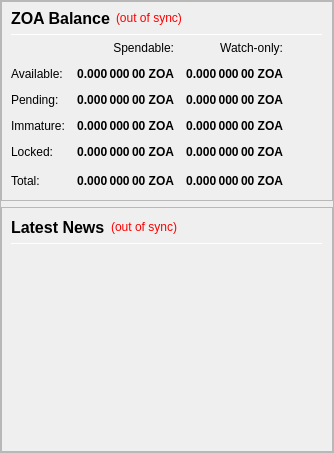
                <widget class="QFrame" name="frameObfuscation">
                 <property name="minimumSize">
                  <size>
                   <width>0</width>
                   <height>0</height>
                  </size>
                 </property>
                 <property name="frameShape">
                  <enum>QFrame::StyledPanel</enum>
                 </property>
                 <property name="frameShadow">
                  <enum>QFrame::Raised</enum>
                 </property>
                 <layout class="QVBoxLayout" name="verticalLayout" stretch="0,0">
                  <property name="leftMargin">
                   <number>0</number>
                  </property>
                  <property name="topMargin">
                   <number>0</number>
                  </property>
                  <property name="rightMargin">
                   <number>0</number>
                  </property>
                  <property name="bottomMargin">
                   <number>0</number>
                  </property>
                  <item>
                   <widget class="QFrame" name="frame_Balances">
                    <property name="frameShape">
                     <enum>QFrame::StyledPanel</enum>
                    </property>
                    <property name="frameShadow">
                     <enum>QFrame::Raised</enum>
                    </property>
                    <layout class="QVBoxLayout" name="verticalLayout_2">
                     <property name="topMargin">
                      <number>6</number>
                     </property>
                     <item>
                      <layout class="QHBoxLayout" name="horizontalLayout_4">
                       <item>
                        <widget class="QLabel" name="label_5">
                         <property name="minimumSize">
                          <size>
                           <width>0</width>
                           <height>20</height>
                          </size>
                         </property>
                         <property name="font">
                          <font>
                           <pointsize>12</pointsize>
                           <weight>75</weight>
                           <bold>true</bold>
                          </font>
                         </property>
                         <property name="text">
                          <string>ZOA Balance</string>
                         </property>
                        </widget>
                       </item>
                       <item>
                        <widget class="QLabel" name="labelWalletStatus">
                         <property name="cursor">
                          <cursorShape>WhatsThisCursor</cursorShape>
                         </property>
                         <property name="toolTip">
                          <string>The displayed information may be out of date. Your wallet automatically synchronizes with the KYD network after a connection is established, but this process has not completed yet.</string>
                         </property>
                         <property name="styleSheet">
                          <string notr="true">QLabel { color: red; }</string>
                         </property>
                         <property name="text">
                          <string notr="true">(out of sync)</string>
                         </property>
                         <property name="alignment">
                          <set>Qt::AlignLeading|Qt::AlignLeft|Qt::AlignVCenter</set>
                         </property>
                        </widget>
                       </item>
                       <item>
                        <spacer name="horizontalSpacer_Balance_1">
                         <property name="orientation">
                          <enum>Qt::Horizontal</enum>
                         </property>
                         <property name="sizeHint" stdset="0">
                          <size>
                           <width>40</width>
                           <height>20</height>
                          </size>
                         </property>
                        </spacer>
                       </item>
                      </layout>
                     </item>
                     <item>
                      <widget class="Line" name="line_Balance">
                       <property name="minimumSize">
                        <size>
                         <width>0</width>
                         <height>1</height>
                        </size>
                       </property>
                       <property name="maximumSize">
                        <size>
                         <width>16777215</width>
                         <height>1</height>
                        </size>
                       </property>
                       <property name="orientation">
                        <enum>Qt::Horizontal</enum>
                       </property>
                      </widget>
                     </item>
                     <item>
                      <layout class="QGridLayout" name="gridLayout">
                       <property name="spacing">
                        <number>12</number>
                       </property>
                       <item row="0" column="1">
                        <widget class="QLabel" name="labelSpendable">
                         <property name="text">
                          <string>Spendable:</string>
                         </property>
                         <property name="alignment">
                          <set>Qt::AlignRight|Qt::AlignTrailing|Qt::AlignVCenter</set>
                         </property>
                        </widget>
                       </item>
                       <item row="0" column="2">
                        <widget class="QLabel" name="labelWatchonly">
                         <property name="text">
                          <string>Watch-only:</string>
                         </property>
                         <property name="alignment">
                          <set>Qt::AlignRight|Qt::AlignTrailing|Qt::AlignVCenter</set>
                         </property>
                        </widget>
                       </item>
                       <item row="1" column="0">
                        <widget class="QLabel" name="labelBalanceText">
                         <property name="text">
                          <string>Available:</string>
                         </property>
                        </widget>
                       </item>
                       <item row="1" column="1">
                        <widget class="QLabel" name="labelBalance">
                         <property name="font">
                          <font>
                           <weight>75</weight>
                           <bold>true</bold>
                          </font>
                         </property>
                         <property name="cursor">
                          <cursorShape>IBeamCursor</cursorShape>
                         </property>
                         <property name="toolTip">
                          <string>Your current spendable balance</string>
                         </property>
                         <property name="text">
                          <string notr="true">0.000 000 00 ZOA</string>
                         </property>
                         <property name="alignment">
                          <set>Qt::AlignRight|Qt::AlignTrailing|Qt::AlignVCenter</set>
                         </property>
                         <property name="textInteractionFlags">
                          <set>Qt::LinksAccessibleByMouse|Qt::TextSelectableByKeyboard|Qt::TextSelectableByMouse</set>
                         </property>
                        </widget>
                       </item>
                       <item row="1" column="2">
                        <widget class="QLabel" name="labelWatchAvailable">
                         <property name="font">
                          <font>
                           <weight>75</weight>
                           <bold>true</bold>
                          </font>
                         </property>
                         <property name="cursor">
                          <cursorShape>IBeamCursor</cursorShape>
                         </property>
                         <property name="toolTip">
                          <string>Your current balance in watch-only addresses</string>
                         </property>
                         <property name="text">
                          <string notr="true">0.000 000 00 ZOA</string>
                         </property>
                         <property name="alignment">
                          <set>Qt::AlignRight|Qt::AlignTrailing|Qt::AlignVCenter</set>
                         </property>
                         <property name="textInteractionFlags">
                          <set>Qt::LinksAccessibleByMouse|Qt::TextSelectableByKeyboard|Qt::TextSelectableByMouse</set>
                         </property>
                        </widget>
                       </item>
                       <item row="2" column="0">
                        <widget class="QLabel" name="labelPendingText">
                         <property name="text">
                          <string>Pending:</string>
                         </property>
                        </widget>
                       </item>
                       <item row="2" column="1">
                        <widget class="QLabel" name="labelUnconfirmed">
                         <property name="font">
                          <font>
                           <weight>75</weight>
                           <bold>true</bold>
                          </font>
                         </property>
                         <property name="cursor">
                          <cursorShape>IBeamCursor</cursorShape>
                         </property>
                         <property name="toolTip">
                          <string>Total of transactions that have yet to be confirmed, and do not yet count toward the spendable balance</string>
                         </property>
                         <property name="text">
                          <string notr="true">0.000 000 00 ZOA</string>
                         </property>
                         <property name="alignment">
                          <set>Qt::AlignRight|Qt::AlignTrailing|Qt::AlignVCenter</set>
                         </property>
                         <property name="textInteractionFlags">
                          <set>Qt::LinksAccessibleByMouse|Qt::TextSelectableByKeyboard|Qt::TextSelectableByMouse</set>
                         </property>
                        </widget>
                       </item>
                       <item row="2" column="2">
                        <widget class="QLabel" name="labelWatchPending">
                         <property name="font">
                          <font>
                           <weight>75</weight>
                           <bold>true</bold>
                          </font>
                         </property>
                         <property name="cursor">
                          <cursorShape>IBeamCursor</cursorShape>
                         </property>
                         <property name="toolTip">
                          <string>Unconfirmed transactions to watch-only addresses</string>
                         </property>
                         <property name="text">
                          <string notr="true">0.000 000 00 ZOA</string>
                         </property>
                         <property name="alignment">
                          <set>Qt::AlignRight|Qt::AlignTrailing|Qt::AlignVCenter</set>
                         </property>
                         <property name="textInteractionFlags">
                          <set>Qt::LinksAccessibleByMouse|Qt::TextSelectableByKeyboard|Qt::TextSelectableByMouse</set>
                         </property>
                        </widget>
                       </item>
                       <item row="3" column="0">
                        <widget class="QLabel" name="labelImmatureText">
                         <property name="text">
                          <string>Immature:</string>
                         </property>
                        </widget>
                       </item>
                       <item row="3" column="1">
                        <widget class="QLabel" name="labelImmature">
                         <property name="font">
                          <font>
                           <weight>75</weight>
                           <bold>true</bold>
                          </font>
                         </property>
                         <property name="cursor">
                          <cursorShape>IBeamCursor</cursorShape>
                         </property>
                         <property name="toolTip">
                          <string>Staked or masternode rewards that has not yet matured</string>
                         </property>
                         <property name="text">
                          <string notr="true">0.000 000 00 ZOA</string>
                         </property>
                         <property name="alignment">
                          <set>Qt::AlignRight|Qt::AlignTrailing|Qt::AlignVCenter</set>
                         </property>
                         <property name="textInteractionFlags">
                          <set>Qt::LinksAccessibleByMouse|Qt::TextSelectableByKeyboard|Qt::TextSelectableByMouse</set>
                         </property>
                        </widget>
                       </item>
                       <item row="3" column="2">
                        <widget class="QLabel" name="labelWatchImmature">
                         <property name="font">
                          <font>
                           <weight>75</weight>
                           <bold>true</bold>
                          </font>
                         </property>
                         <property name="cursor">
                          <cursorShape>IBeamCursor</cursorShape>
                         </property>
                         <property name="toolTip">
                          <string>Staked or masternode rewards in watch-only addresses that has not yet matured</string>
                         </property>
                         <property name="text">
                          <string notr="true">0.000 000 00 ZOA</string>
                         </property>
                         <property name="alignment">
                          <set>Qt::AlignRight|Qt::AlignTrailing|Qt::AlignVCenter</set>
                         </property>
                         <property name="textInteractionFlags">
                          <set>Qt::LinksAccessibleByMouse|Qt::TextSelectableByKeyboard|Qt::TextSelectableByMouse</set>
                         </property>
                        </widget>
                       </item>
                       <item row="4" column="0">
                        <widget class="QLabel" name="labelLockedBalanceText">
                         <property name="toolTip">
                          <string>Locked ZOA or Masternode collaterals.</string>
                         </property>
                         <property name="text">
                          <string>Locked:</string>
                         </property>
                        </widget>
                       </item>
                       <item row="4" column="1">
                        <widget class="QLabel" name="labelLockedBalance">
                         <property name="font">
                          <font>
                           <weight>75</weight>
                           <bold>true</bold>
                          </font>
                         </property>
                         <property name="cursor">
                          <cursorShape>IBeamCursor</cursorShape>
                         </property>
                         <property name="toolTip">
                          <string>Locked ZOA or Masternode collaterals</string>
                         </property>
                         <property name="text">
                          <string notr="true">0.000 000 00 ZOA</string>
                         </property>
                         <property name="alignment">
                          <set>Qt::AlignRight|Qt::AlignTrailing|Qt::AlignVCenter</set>
                         </property>
                         <property name="textInteractionFlags">
                          <set>Qt::LinksAccessibleByMouse|Qt::TextSelectableByKeyboard|Qt::TextSelectableByMouse</set>
                         </property>
                        </widget>
                       </item>
                       <item row="4" column="2">
                        <widget class="QLabel" name="labelWatchLocked">
                         <property name="font">
                          <font>
                           <weight>75</weight>
                           <bold>true</bold>
                          </font>
                         </property>
                         <property name="cursor">
                          <cursorShape>IBeamCursor</cursorShape>
                         </property>
                         <property name="toolTip">
                          <string>Current locked balance in watch-only addresses</string>
                         </property>
                         <property name="text">
                          <string notr="true">0.000 000 00 ZOA</string>
                         </property>
                         <property name="alignment">
                          <set>Qt::AlignRight|Qt::AlignTrailing|Qt::AlignVCenter</set>
                         </property>
                         <property name="textInteractionFlags">
                          <set>Qt::LinksAccessibleByMouse|Qt::TextSelectableByKeyboard|Qt::TextSelectableByMouse</set>
                         </property>
                        </widget>
                       </item>
                       <item row="5" column="0">
                        <widget class="QLabel" name="labelTotalText">
                         <property name="toolTip">
                          <string>Your current ZOA balance, unconfirmed and immature transactions included</string>
                         </property>
                         <property name="text">
                          <string>Total:</string>
                         </property>
                        </widget>
                       </item>
                       <item row="5" column="1">
                        <widget class="QLabel" name="labelTotal">
                         <property name="font">
                          <font>
                           <weight>75</weight>
                           <bold>true</bold>
                          </font>
                         </property>
                         <property name="cursor">
                          <cursorShape>IBeamCursor</cursorShape>
                         </property>
                         <property name="toolTip">
                          <string>Your current ZOA balance, unconfirmed and immature transactions included</string>
                         </property>
                         <property name="text">
                          <string notr="true">0.000 000 00 ZOA</string>
                         </property>
                         <property name="alignment">
                          <set>Qt::AlignRight|Qt::AlignTrailing|Qt::AlignVCenter</set>
                         </property>
                         <property name="textInteractionFlags">
                          <set>Qt::LinksAccessibleByMouse|Qt::TextSelectableByKeyboard|Qt::TextSelectableByMouse</set>
                         </property>
                        </widget>
                       </item>
                       <item row="5" column="2">
                        <widget class="QLabel" name="labelWatchTotal">
                         <property name="font">
                          <font>
                           <weight>75</weight>
                           <bold>true</bold>
                          </font>
                         </property>
                         <property name="cursor">
                          <cursorShape>IBeamCursor</cursorShape>
                         </property>
                         <property name="toolTip">
                          <string>Current total balance in watch-only addresses</string>
                         </property>
                         <property name="text">
                          <string notr="true">0.000 000 00 ZOA</string>
                         </property>
                         <property name="alignment">
                          <set>Qt::AlignRight|Qt::AlignTrailing|Qt::AlignVCenter</set>
                         </property>
                         <property name="textInteractionFlags">
                          <set>Qt::LinksAccessibleByMouse|Qt::TextSelectableByKeyboard|Qt::TextSelectableByMouse</set>
                         </property>
                        </widget>
                       </item>
                       <item row="5" column="3">
                        <spacer name="horizontalSpacer_Balance_2">
                         <property name="orientation">
                          <enum>Qt::Horizontal</enum>
                         </property>
                         <property name="sizeHint" stdset="0">
                          <size>
                           <width>40</width>
                           <height>20</height>
                          </size>
                         </property>
                        </spacer>
                       </item>
                      </layout>
                     </item>
                    </layout>
                   </widget>
                  </item>
                  <item>
                   <widget class="QFrame" name="frame_News">
                    <property name="minimumSize">
                     <size>
                      <width>0</width>
                      <height>0</height>
                     </size>
                    </property>
                    <property name="frameShape">
                     <enum>QFrame::StyledPanel</enum>
                    </property>
                    <property name="frameShadow">
                     <enum>QFrame::Raised</enum>
                    </property>
                    <layout class="QVBoxLayout" name="verticalLayout_3" stretch="0,0,0">
                     <item>
                      <layout class="QHBoxLayout" name="horizontalLayout_News">
                       <item>
                        <widget class="QLabel" name="labelNews">
                         <property name="minimumSize">
                          <size>
                           <width>0</width>
                           <height>20</height>
                          </size>
                         </property>
                         <property name="font">
                          <font>
                           <pointsize>12</pointsize>
                           <weight>75</weight>
                           <bold>true</bold>
                          </font>
                         </property>
                         <property name="text">
                          <string>Latest News</string>
                         </property>
                        </widget>
                       </item>
                       <item>
                        <widget class="QLabel" name="labelNewsStatus">
                         <property name="cursor">
                          <cursorShape>WhatsThisCursor</cursorShape>
                         </property>
                         <property name="toolTip">
                          <string>The displayed information may be out of date. Your wallet automatically synchronizes with the SCN network after a connection is established, but this process has not completed yet.</string>
                         </property>
                         <property name="styleSheet">
                          <string notr="true">QLabel { color: red; }</string>
                         </property>
                         <property name="text">
                          <string notr="true">(out of sync)</string>
                         </property>
                         <property name="alignment">
                          <set>Qt::AlignRight|Qt::AlignTrailing|Qt::AlignVCenter</set>
                         </property>
                        </widget>
                       </item>
                       <item>
                        <spacer name="horizontalSpacer_Balance_3">
                         <property name="orientation">
                          <enum>Qt::Horizontal</enum>
                         </property>
                         <property name="sizeHint" stdset="0">
                          <size>
                           <width>40</width>
                           <height>20</height>
                          </size>
                         </property>
                        </spacer>
                       </item>
                      </layout>
                     </item>
                     <item>
                      <widget class="Line" name="line_News">
                       <property name="minimumSize">
                        <size>
                         <width>0</width>
                         <height>1</height>
                        </size>
                       </property>
                       <property name="maximumSize">
                        <size>
                         <width>16777215</width>
                         <height>1</height>
                        </size>
                       </property>
                       <property name="orientation">
                        <enum>Qt::Horizontal</enum>
                       </property>
                      </widget>
                     </item>
                     <item>
                      <widget class="QListWidget" name="listNews">
                       <property name="sizePolicy">
                        <sizepolicy hsizetype="Expanding" vsizetype="Expanding">
                         <horstretch>0</horstretch>
                         <verstretch>0</verstretch>
                        </sizepolicy>
                       </property>
                       <property name="minimumSize">
                        <size>
                         <width>0</width>
                         <height>0</height>
                        </size>
                       </property>
                       <property name="sizeIncrement">
                        <size>
                         <width>0</width>
                         <height>0</height>
                        </size>
                       </property>
                       <property name="styleSheet">
                        <string notr="true">QListView { background: transparent; }</string>
                       </property>
                       <property name="frameShape">
                        <enum>QFrame::NoFrame</enum>
                       </property>
                       <property name="verticalScrollBarPolicy">
                        <enum>Qt::ScrollBarAsNeeded</enum>
                       </property>
                       <property name="horizontalScrollBarPolicy">
                        <enum>Qt::ScrollBarAsNeeded</enum>
                       </property>
                       <property name="selectionMode">
                        <enum>QAbstractItemView::NoSelection</enum>
                       </property>
                       <property name="selectionBehavior">
                        <enum>QAbstractItemView::SelectRows</enum>
                       </property>
                       <property name="verticalScrollMode">
                        <enum>QAbstractItemView::ScrollPerItem</enum>
                       </property>
                      </widget>
                     </item>
                    </layout>
                   </widget>
                  </item>
                 </layout>
                </widget>
